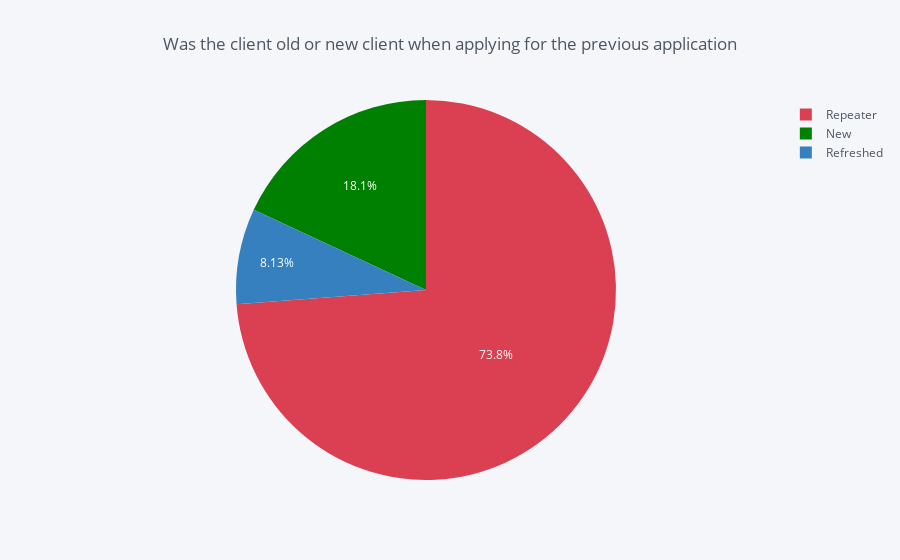

The cell this chart's notebook holds for it:
### Code cell
# Was the client old or new client when applying for the previous application
temp = application_data_prev["NAME_CLIENT_TYPE"].value_counts()
df = pd.DataFrame({'labels': temp.index,'values': temp.values})
df.iplot(kind='pie',labels='labels',values='values', title='Was the client old or new client when applying for the previous application',colors=['red','green','blue',])

### Figure 1 — Plotly figure (JSON) as saved in the notebook; plotly's stock layout.template omitted (floating-point values rounded to 4 significant figures)
{"data": [{"labels": ["Repeater", "New", "Refreshed"], "marker": {"colors": ["rgba(219, 64, 82, 1.0)", "rgba(0, 128, 0, 1.0)", "rgba(55, 128, 191, 1.0)"]}, "name": "", "type": "pie", "values": [1231261, 301363, 135649]}], "layout": {"legend": {"bgcolor": "#F5F6F9", "font": {"color": "#4D5663"}}, "paper_bgcolor": "#F5F6F9", "plot_bgcolor": "#F5F6F9", "title": "Was the client old or new client when applying for the previous application", "titlefont": {"color": "#4D5663"}}}
